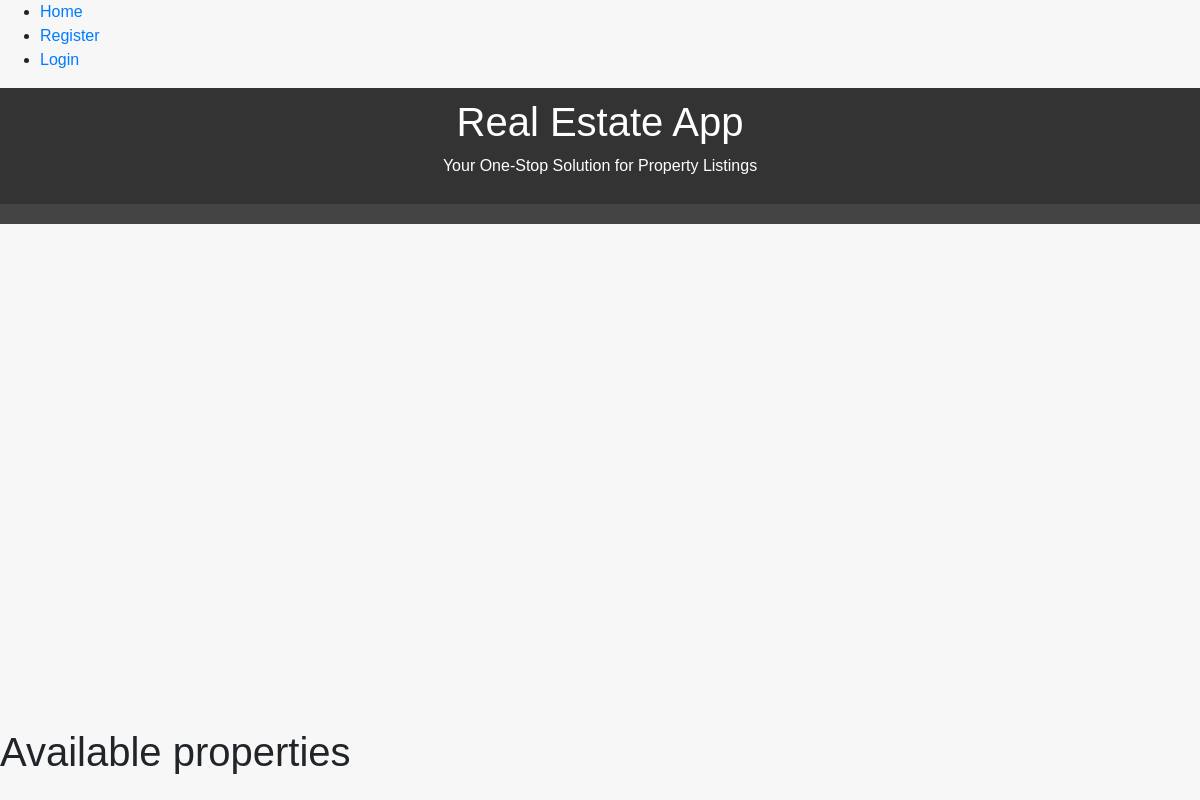
Page /main/ on the earlier database version.
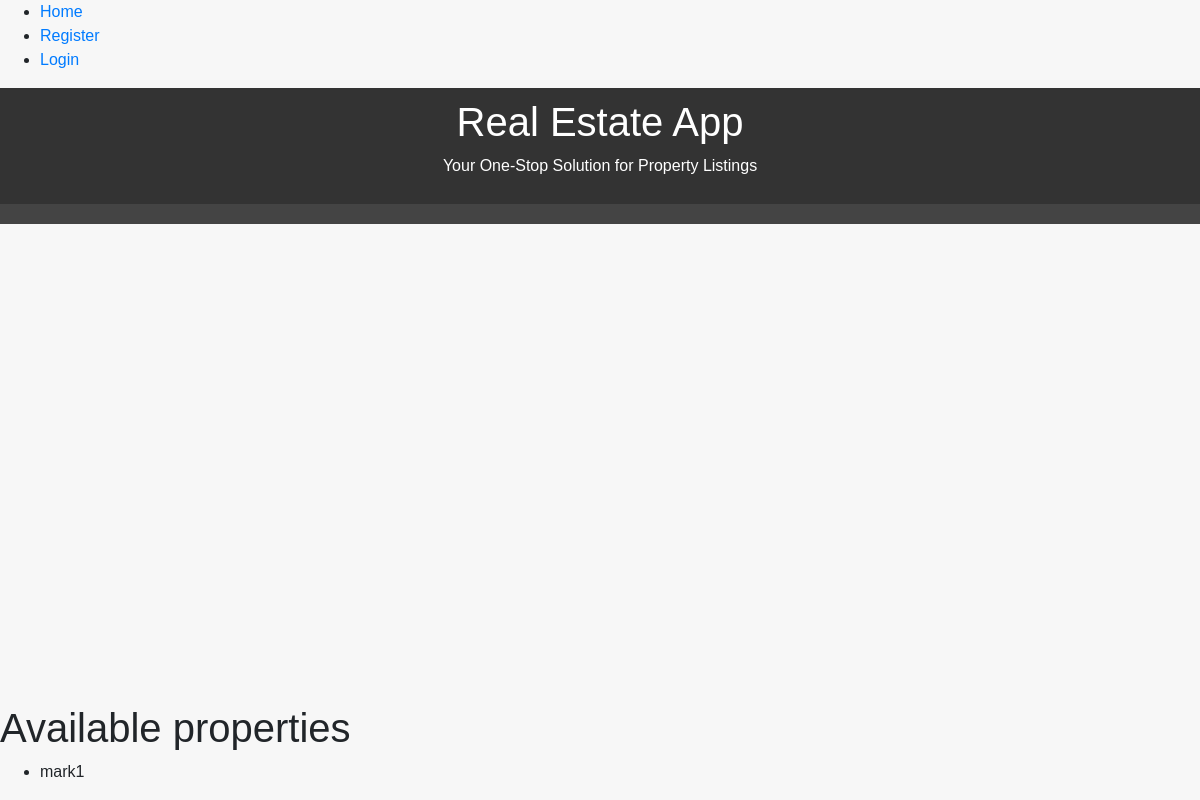
Same page on the later database version.
### coreApp/models.py (models this page shows, shortened)
class Property_model(models.Model):
    user = models.ForeignKey(User, on_delete=models.CASCADE, related_name='property')
    property_name = models.CharField(max_length=255)
    location = models.CharField(max_length=50)
    image = models.ImageField(blank=True, null=True)
    rental_price = models.DecimalField(max_digits=10, decimal_places=2)
    security_deposit = models.DecimalField(max_digits=10, decimal_places=2)
    start_date = models.start_date = datetime.now()
    end_date = models.end_date = datetime.now()
    duration = models.DurationField()
    date_paid = models.DateField(blank=True, null=True)
    AMENITIES_CHOICES = [
        ('Balcony','Balcony'),
        ('Gym','Gym'),
        ('SwimmingPool','SwimmingPool')]
    STATUS_CHOICES=[
        ('Available','Available'),
        ('Occupied', 'Occupied') ]
    HOUSE_SIZE = [('STANDARD','STANDARD'),
                  ('Spacious','Spacious')]
    TYPE_OF_HOUSE =[('Singleroom','Singleroom'),
                    ('Bedsitter','Bedsitter'),
                    ('Onebedroom','Onebedroom'),
                    ('Twobedroom','Twobedroom'),
                    ('Threebedroom','Threebedroom'),
                    ('Fourbedroom','Fourbedroom'),
                    ('Studio','Studio'),
                    ('Commercialshops','Commercialshops')]
    amenities = models.TextField(choices=AMENITIES_CHOICES)
    status = models.TextField(choices=STATUS_CHOICES)
    house_type = models.CharField(max_length=50,choices=TYPE_OF_HOUSE)
    size = models.CharField(max_length=50,choices=HOUSE_SIZE)

### coreApp/views.py (the view)
# urls.py: path('main/',Core_View, name ='main'),
def Core_View(request):
    properties = Property_model.objects.all()
    context = {
        'properties': properties,
    }
    return render(request, 'main.html', context)

### coreApp/templates/main.html (shortened to what this page needs)
{% include 'commons/base.html' %}
{% block content %}
<!DOCTYPE html>
<html>
<head>
</head>
<body>
    <h1>Available properties</h1>
    <ul>
        {% for property in properties %}
            <li>{{ property.property_name }}</li>
        {% endfor %}
    </ul>
</body>
</html>
{% endblock %}

Differences in the rows shown:
added Property_model: property_name "mark1"
